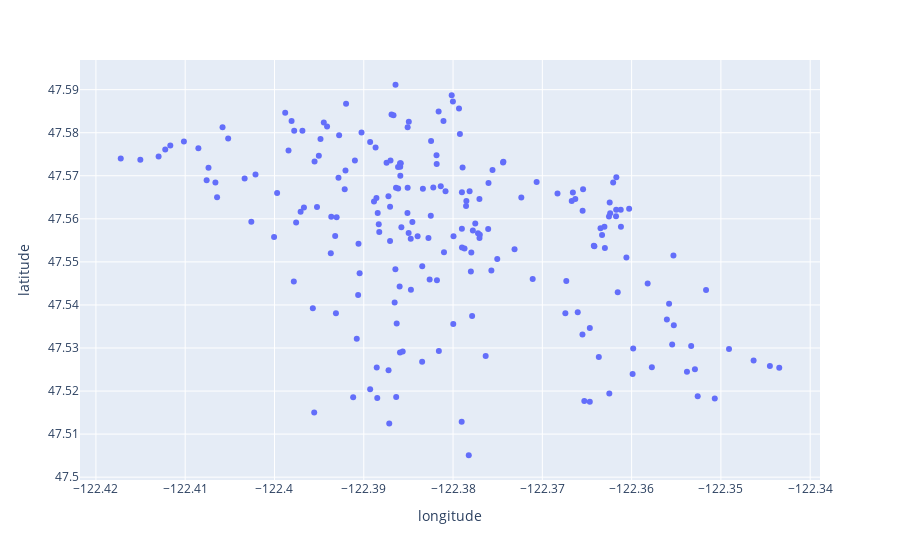

Source (notebook cell):
### Markdown cell above
### Sur

### Code cell
sur = true_location[((true_location["latitude"]<47.60)&(true_location["longitude"]<-122.34))]
sur.plot.scatter("longitude", "latitude", s=1, c="available")

### Figure 1 — Plotly figure (JSON) as saved in the notebook; plotly's stock layout.template omitted (floating-point values rounded to 4 significant figures; data arrays with more than 128 entries replaced by an {"elided": "..."} marker saying what was removed)
{"data": [{"hovertemplate": "longitude=%{x}<br>latitude=%{y}<extra></extra>", "legendgroup": "", "marker": {"color": "#636efa", "symbol": "circle"}, "mode": "markers", "name": "", "orientation": "v", "showlegend": false, "type": "scatter", "x": {"elided": "202 float values"}, "xaxis": "x", "y": {"elided": "202 float values"}, "yaxis": "y"}], "layout": {"legend": {"tracegroupgap": 0}, "margin": {"t": 60}, "xaxis": {"anchor": "y", "domain": [0, 1], "title": {"text": "longitude"}}, "yaxis": {"anchor": "x", "domain": [0, 1], "title": {"text": "latitude"}}}}
